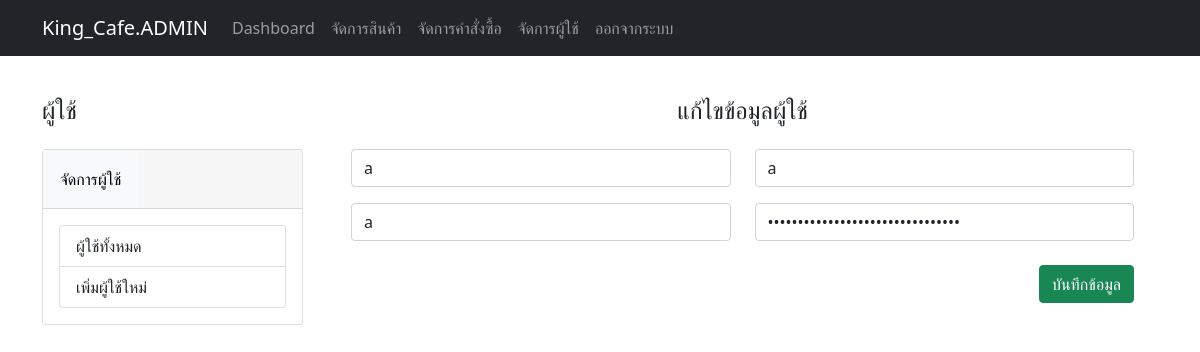
/Cafe/admin/edit_user.php?c_id=7 (signed in), run on the app's committed database.
### tables this page shows
CREATE TABLE `customer` (
  `c_id` int(11) NOT NULL,
  `fname` varchar(99) NOT NULL,
  `lname` varchar(88) NOT NULL,
  `username` varchar(99) NOT NULL,
  `password` varchar(99) NOT NULL
);

### Cafe/admin/edit_user.php (the view, shortened to what this page needs)
<?php
include 'assets/php/connect.php';
$c_id = $_GET['c_id'];
?>
<html>
<head>
    <link rel="stylesheet" href="https://stackpath.bootstrapcdn.com/bootstrap/5.0.0-alpha2/css/bootstrap.min.css">
</head>
<body>
<?php require_once 'assets/navbar.php'?>
<div class="container">
    <div class="row">
        <div class="col-lg-3">
            <h4 class="my-4" style="margin-top:6.0rem!important;">ผู้ใช้</h4>
            <div class="accordion" id="accordionExample">
                <div class="card">
                    <div class="card-header p-0" id="headingOne">
                        <h2 class="mb-0">
                            <button class="btn btn-light btn-block text-left p-3 rounded-0" type="button" data-toggle="collapse" data-target="#collapseOne" aria-expanded="true" aria-controls="collapseOne">
                                จัดการผู้ใช้
                            </button>
                        </h2>
                    </div>
                    <div id="collapseOne" class="collapse show" aria-labelledby="headingOne" data-parent="#accordionExample">
                        <div class="card-body">
                            <div class="list-group">
                                <a href="user.php" class="list-group-item">ผู้ใช้ทั้งหมด</a>
                                <a href="add_user.php" class="list-group-item">เพิ่มผู้ใช้ใหม่</a>
                            </div>
                        </div>
                    </div>
                </div>
            </div>
        </div>
        <div class="col-lg-9">
            <div class="cat-header" style="text-align: center;">
                <h4 class="my-4" style="margin-top:6.0rem!important;">แก้ไขข้อมูลผู้ใช้</h4>
            </div>
            <form action="assets/php/update_user.php" method="post" >
                <div class="container">
                    <div class="row">
                        <?php
                        $sql = "select * from customer where c_id='$c_id'";
                        $load = $con->query($sql);
                        if($data = $load->fetch_assoc()):
                        ?>
                        <div class="mb-3 col-lg-6">
                            <input type="text" name="fname" value="<?php echo $data['fname'] ?>" required class="form-control">
                        </div>
                        <div class="mb-3 col-lg-6">
                            <input type="text" name="lname" value="<?php echo $data['lname'] ?>" required class="form-control">
                        </div>
                        <div class="mb-4 col-lg-6">
                            <input type="text" name="username" value="<?php echo $data['username'] ?>" required class="form-control">
                        </div>
                        <div class="mb-4 col-lg-6">
                            <input type="password" name="password" value="<?php echo $data['password'] ?>" required class="form-control">
                        </div>
                        <div class="mb-4 col-lg-12">
                            <button class="btn btn-success" style="float: right" type="submit">บันทึกข้อมูล</button>
                        </div>
                        <?php
                        endif;
                        ?>
                    </div>
                </div>
            </form>
        </div>
    </div>
</div>
</body>
</html>

### data on the page
customer: fname "a", lname "a", username "a"
